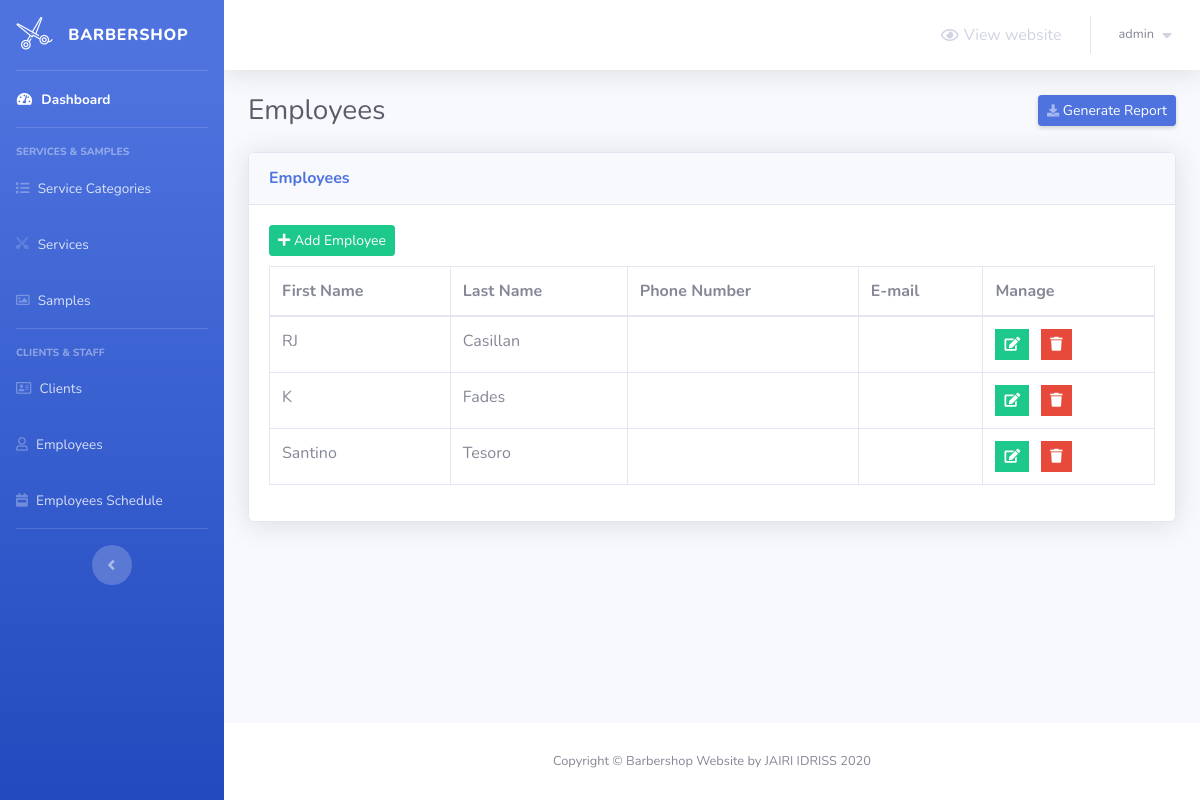
Screenshot of /barber-admin/employees.php (signed in) with the database file from the repository.
### tables this page shows
CREATE TABLE `employees` (
  `employee_id` int(2) NOT NULL,
  `first_name` varchar(20) NOT NULL,
  `last_name` varchar(20) NOT NULL,
  `phone_number` varchar(30) NOT NULL,
  `email` varchar(50) NOT NULL
);

### barber-admin/employees.php (the view, shortened to what this page needs)
<?php
    include 'connect.php';
    include 'Includes/templates/header.php';
    if(isset($_SESSION['username_barbershop_Xw211qAAsq4']) && isset($_SESSION['password_barbershop_Xw211qAAsq4']))
    {
?>
        <div class="container-fluid">
            <div class="d-sm-flex align-items-center justify-content-between mb-4">
                <h1 class="h3 mb-0 text-gray-800">Employees</h1>
                <a href="#" class="d-none d-sm-inline-block btn btn-sm btn-primary shadow-sm">
                    <i class="fas fa-download fa-sm text-white-50"></i>
                    Generate Report
                </a>
            </div>
            <?php
                $do = '';
                if(isset($_GET['do']) && in_array($_GET['do'], array('Add','Edit')))
                {
                    $do = htmlspecialchars($_GET['do']);
                }
                else
                {
                    $do = 'Manage';
                }
                if($do == 'Manage')
                {
                    $stmt = $con->prepare("SELECT * FROM employees");
                    $stmt->execute();
                    $rows_employees = $stmt->fetchAll();
                    ?>
                        <div class="card shadow mb-4">
                            <div class="card-header py-3">
                                <h6 class="m-0 font-weight-bold text-primary">Employees</h6>
                            </div>
                            <div class="card-body">
                                <a href="employees.php?do=Add" class="btn btn-success btn-sm" style="margin-bottom: 10px;">
                                    <i class="fa fa-plus"></i>
                                    Add Employee
                                </a>
                                <div class="table-responsive">
                                    <table class="table table-bordered">
                                        <thead>
                                            <tr>
                                                <th scope="col">First Name</th>
                                                <th scope="col">Last Name</th>
                                                <th scope="col">Phone Number</th>
                                                <th scope="col">E-mail</th>
                                                <th scope="col">Manage</th>
                                            </tr>
                                        </thead>
                                        <tbody>
                                            <?php
                                                foreach($rows_employees as $employee)
                                                {
                                                    echo "<tr>";
                                                        echo "<td>";
                                                            echo $employee['first_name'];
                                                        echo "</td>";
                                                        echo "<td>";
                                                            echo $employee['last_name'];
                                                        echo "</td>";
                                                        echo "<td>";
                                                        echo "</td>";
                                                        echo "<td>";
                                                        echo "</td>";
                                                        echo "<td>";
                                                            $delete_data = "delete_employee_".$employee["employee_id"];
                                                    ?>
                                                        <ul class="list-inline m-0">
                                                            <li class="list-inline-item" data-toggle="tooltip" title="Edit">
                                                                <button class="btn btn-success btn-sm rounded-0">
                                                                    <a href="employees.php?do=Edit&employee_id=<?php echo $employee['employee_id']; ?>" style="color: white;">
                                                                        <i class="fa fa-edit"></i>
                                                                    </a>
                                                                </button>
                                                            </li>
                                                            <li class="list-inline-item" data-toggle="tooltip" title="Delete">
                                                                <button class="btn btn-danger btn-sm rounded-0" type="button" data-toggle="modal" data-target="#<?php echo $delete_data; ?>" data-placement="top"><i class="fa fa-trash"></i></button>
                                                            </li>
                                                        </ul>
                                                    <?php
                                                    echo "</td>";
                                                    echo "</tr>";
                                                }
                                            ?>
                                        </tbody>
                                    </table>
                                </div>
                            </div>
                        </div>
                    <?php
                }
            ?>
        </div>
<?php
        include 'Includes/templates/footer.php';
    }
    else
    {
        header('Location: login.php');
        exit();
    }
?>

### rows the page displays
employees: first_name "RJ", last_name "Casillan"
employees: first_name "K", last_name "Fades"
employees: first_name "Santino", last_name "Tesoro"

### other values shown
$_SESSION['username_barbershop_Xw211qAAsq4'] "admin"
